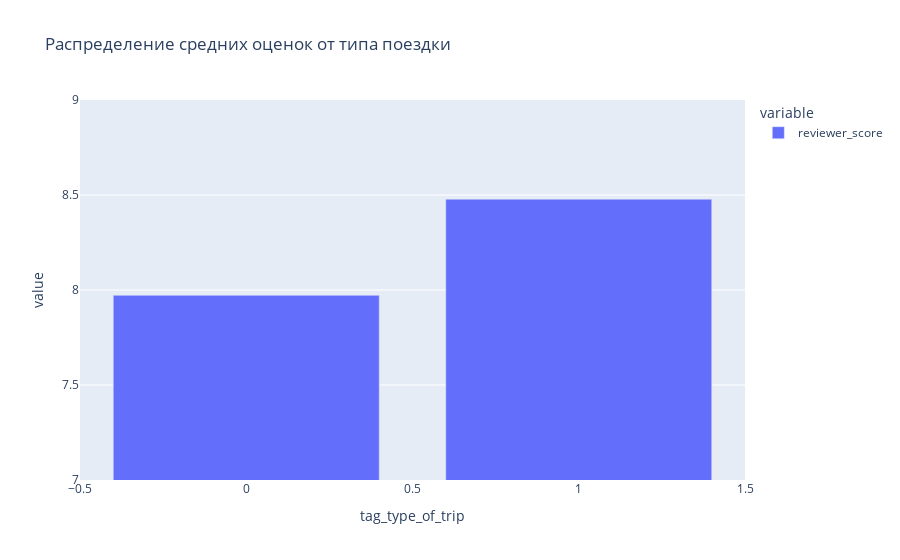

Source (notebook cell):
### Code cell
# Построим столбчатую диаграмму, чтобы понять, влияет ли тип поездки на среднюю оценку в отзывах

data_train = data[data['sample'] == 1]
type_of_trip_ratio = data_train.groupby(by='tag_type_of_trip')['reviewer_score'].mean()

fig = px.bar(type_of_trip_ratio, title='Распределение средних оценок от типа поездки')
fig.update_yaxes(range=[7, 9])
fig.show()

### Figure 1 — Plotly figure (JSON) as saved in the notebook; plotly's stock layout.template omitted (floating-point values rounded to 4 significant figures)
{"data": [{"alignmentgroup": "True", "hovertemplate": "variable=reviewer_score<br>tag_type_of_trip=%{x}<br>value=%{y}<extra></extra>", "legendgroup": "reviewer_score", "marker": {"color": "#636efa", "pattern": {"shape": ""}}, "name": "reviewer_score", "offsetgroup": "reviewer_score", "orientation": "v", "showlegend": true, "textposition": "auto", "type": "bar", "x": [0, 1], "xaxis": "x", "y": [7.972, 8.478], "yaxis": "y"}], "layout": {"barmode": "relative", "legend": {"title": {"text": "variable"}, "tracegroupgap": 0}, "title": {"text": "Распределение средних оценок от типа поездки"}, "xaxis": {"anchor": "y", "domain": [0, 1], "title": {"text": "tag_type_of_trip"}}, "yaxis": {"anchor": "x", "domain": [0, 1], "range": [7, 9], "title": {"text": "value"}}}}
